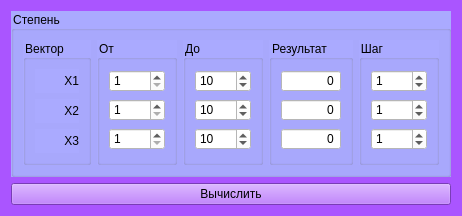
<?xml version="1.0" encoding="UTF-8"?>
<ui version="4.0">
 <class>Form</class>
 <widget class="QWidget" name="Form">
  <property name="geometry">
   <rect>
    <x>0</x>
    <y>0</y>
    <width>462</width>
    <height>216</height>
   </rect>
  </property>
  <property name="windowTitle">
   <string>Brute Force</string>
  </property>
  <property name="styleSheet">
   <string notr="true">background-color: rgb(170, 85, 255);</string>
  </property>
  <layout class="QVBoxLayout" name="verticalLayout">
   <item>
    <widget class="QGroupBox" name="groupBox">
     <property name="styleSheet">
      <string notr="true">background-color: rgb(170, 170, 255);</string>
     </property>
     <property name="title">
      <string>Степень</string>
     </property>
     <layout class="QHBoxLayout" name="horizontalLayout">
      <item>
       <widget class="QGroupBox" name="groupBox_5">
        <property name="sizePolicy">
         <sizepolicy hsizetype="Preferred" vsizetype="Preferred">
          <horstretch>0</horstretch>
          <verstretch>0</verstretch>
         </sizepolicy>
        </property>
        <property name="title">
         <string>Вектор</string>
        </property>
        <layout class="QVBoxLayout" name="verticalLayout_2">
         <item>
          <widget class="QLabel" name="label">
           <property name="text">
            <string>X1</string>
           </property>
           <property name="alignment">
            <set>Qt::AlignRight|Qt::AlignTrailing|Qt::AlignVCenter</set>
           </property>
          </widget>
         </item>
         <item>
          <widget class="QLabel" name="label_2">
           <property name="text">
            <string>X2</string>
           </property>
           <property name="alignment">
            <set>Qt::AlignRight|Qt::AlignTrailing|Qt::AlignVCenter</set>
           </property>
          </widget>
         </item>
         <item>
          <widget class="QLabel" name="label_3">
           <property name="text">
            <string>X3</string>
           </property>
           <property name="alignment">
            <set>Qt::AlignRight|Qt::AlignTrailing|Qt::AlignVCenter</set>
           </property>
          </widget>
         </item>
        </layout>
       </widget>
      </item>
      <item>
       <widget class="QGroupBox" name="groupBox_2">
        <property name="sizePolicy">
         <sizepolicy hsizetype="Expanding" vsizetype="Preferred">
          <horstretch>0</horstretch>
          <verstretch>0</verstretch>
         </sizepolicy>
        </property>
        <property name="title">
         <string>От</string>
        </property>
        <layout class="QVBoxLayout" name="verticalLayout_3">
         <item>
          <widget class="QSpinBox" name="from_1">
           <property name="styleSheet">
            <string notr="true">background-color: rgb(255, 255, 255);</string>
           </property>
           <property name="minimum">
            <number>1</number>
           </property>
          </widget>
         </item>
         <item>
          <widget class="QSpinBox" name="from_2">
           <property name="styleSheet">
            <string notr="true">background-color: rgb(255, 255, 255);</string>
           </property>
           <property name="minimum">
            <number>1</number>
           </property>
          </widget>
         </item>
         <item>
          <widget class="QSpinBox" name="from_3">
           <property name="styleSheet">
            <string notr="true">background-color: rgb(255, 255, 255);</string>
           </property>
           <property name="minimum">
            <number>1</number>
           </property>
          </widget>
         </item>
        </layout>
       </widget>
      </item>
      <item>
       <widget class="QGroupBox" name="groupBox_3">
        <property name="sizePolicy">
         <sizepolicy hsizetype="Expanding" vsizetype="Preferred">
          <horstretch>0</horstretch>
          <verstretch>0</verstretch>
         </sizepolicy>
        </property>
        <property name="title">
         <string>До</string>
        </property>
        <layout class="QVBoxLayout" name="verticalLayout_4">
         <item>
          <widget class="QSpinBox" name="to_1">
           <property name="styleSheet">
            <string notr="true">background-color: rgb(255, 255, 255);</string>
           </property>
           <property name="value">
            <number>10</number>
           </property>
          </widget>
         </item>
         <item>
          <widget class="QSpinBox" name="to_2">
           <property name="styleSheet">
            <string notr="true">background-color: rgb(255, 255, 255);</string>
           </property>
           <property name="value">
            <number>10</number>
           </property>
          </widget>
         </item>
         <item>
          <widget class="QSpinBox" name="to_3">
           <property name="styleSheet">
            <string notr="true">background-color: rgb(255, 255, 255);</string>
           </property>
           <property name="buttonSymbols">
            <enum>QAbstractSpinBox::UpDownArrows</enum>
           </property>
           <property name="value">
            <number>10</number>
           </property>
          </widget>
         </item>
        </layout>
       </widget>
      </item>
      <item>
       <widget class="QGroupBox" name="groupBox_4">
        <property name="sizePolicy">
         <sizepolicy hsizetype="Expanding" vsizetype="Preferred">
          <horstretch>0</horstretch>
          <verstretch>0</verstretch>
         </sizepolicy>
        </property>
        <property name="title">
         <string>Результат</string>
        </property>
        <layout class="QVBoxLayout" name="verticalLayout_5">
         <item>
          <widget class="QSpinBox" name="res_1">
           <property name="styleSheet">
            <string notr="true">background-color: rgb(255, 255, 255);</string>
           </property>
           <property name="alignment">
            <set>Qt::AlignRight|Qt::AlignTrailing|Qt::AlignVCenter</set>
           </property>
           <property name="readOnly">
            <bool>true</bool>
           </property>
           <property name="buttonSymbols">
            <enum>QAbstractSpinBox::NoButtons</enum>
           </property>
          </widget>
         </item>
         <item>
          <widget class="QSpinBox" name="res_2">
           <property name="styleSheet">
            <string notr="true">background-color: rgb(255, 255, 255);</string>
           </property>
           <property name="alignment">
            <set>Qt::AlignRight|Qt::AlignTrailing|Qt::AlignVCenter</set>
           </property>
           <property name="readOnly">
            <bool>true</bool>
           </property>
           <property name="buttonSymbols">
            <enum>QAbstractSpinBox::NoButtons</enum>
           </property>
          </widget>
         </item>
         <item>
          <widget class="QSpinBox" name="res_3">
           <property name="styleSheet">
            <string notr="true">background-color: rgb(255, 255, 255);</string>
           </property>
           <property name="alignment">
            <set>Qt::AlignRight|Qt::AlignTrailing|Qt::AlignVCenter</set>
           </property>
           <property name="readOnly">
            <bool>true</bool>
           </property>
           <property name="buttonSymbols">
            <enum>QAbstractSpinBox::NoButtons</enum>
           </property>
          </widget>
         </item>
        </layout>
       </widget>
      </item>
      <item>
       <widget class="QGroupBox" name="groupBox_6">
        <property name="sizePolicy">
         <sizepolicy hsizetype="Expanding" vsizetype="Preferred">
          <horstretch>0</horstretch>
          <verstretch>0</verstretch>
         </sizepolicy>
        </property>
        <property name="title">
         <string>Шаг</string>
        </property>
        <layout class="QGridLayout" name="gridLayout">
         <item row="0" column="0">
          <widget class="QSpinBox" name="st_1">
           <property name="styleSheet">
            <string notr="true">background-color: rgb(255, 255, 255);</string>
           </property>
           <property name="value">
            <number>1</number>
           </property>
          </widget>
         </item>
         <item row="1" column="0">
          <widget class="QSpinBox" name="st_2">
           <property name="styleSheet">
            <string notr="true">background-color: rgb(255, 255, 255);</string>
           </property>
           <property name="value">
            <number>1</number>
           </property>
          </widget>
         </item>
         <item row="2" column="0">
          <widget class="QSpinBox" name="st_3">
           <property name="styleSheet">
            <string notr="true">background-color: rgb(255, 255, 255);</string>
           </property>
           <property name="value">
            <number>1</number>
           </property>
          </widget>
         </item>
        </layout>
       </widget>
      </item>
     </layout>
    </widget>
   </item>
   <item>
    <widget class="QPushButton" name="pushButton">
     <property name="text">
      <string>Вычислить</string>
     </property>
    </widget>
   </item>
  </layout>
 </widget>
 <resources/>
 <connections>
  <connection>
   <sender>pushButton</sender>
   <signal>clicked()</signal>
   <receiver>Form</receiver>
   <slot>triggered()</slot>
   <hints>
    <hint type="sourcelabel">
     <x>199</x>
     <y>151</y>
    </hint>
    <hint type="destinationlabel">
     <x>199</x>
     <y>149</y>
    </hint>
   </hints>
  </connection>
 </connections>
 <slots>
  <slot>triggered()</slot>
 </slots>
</ui>
